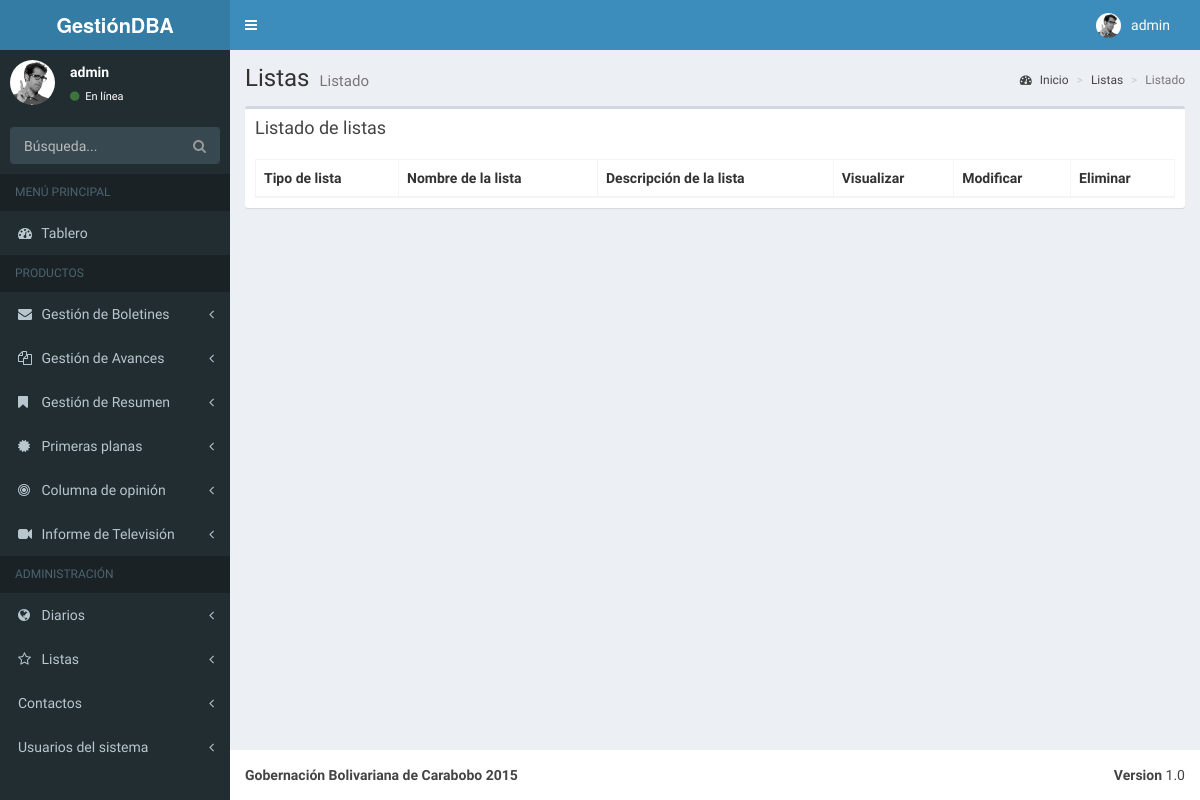
/administracion/listas/ (signed in), run on an earlier commit of the app's database.
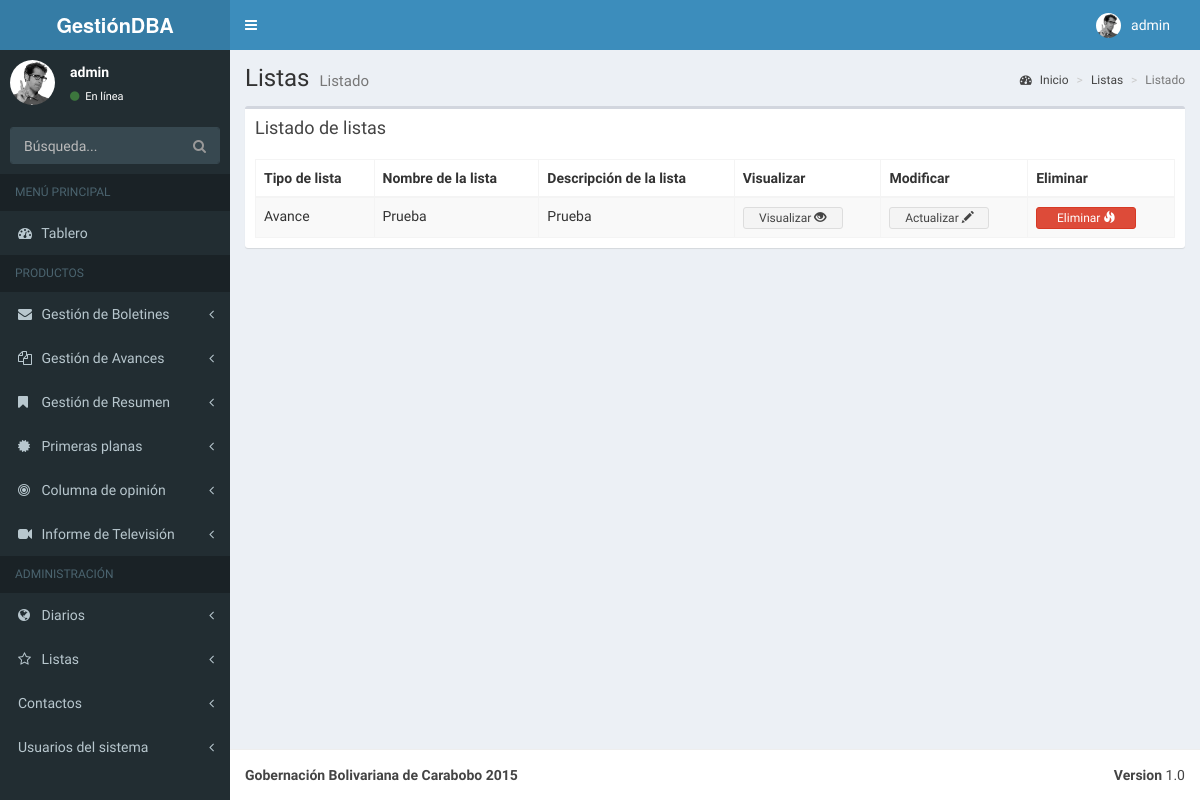
And on a later commit of the database.
### BoletinAvances/apps/listas/models.py (models this page shows, shortened)
class Listas(models.Model):
    tipo_lista = models.CharField(max_length=20, choices=TIPO_LISTA, default='Boletin', verbose_name='Tipo de lista')
    nombre_lista = models.CharField(max_length=100, verbose_name='Nombre de la lista', unique=True)
    descripcion_lista = models.TextField(max_length=1000, verbose_name='Descripcion de la lista')
    class Meta:
        verbose_name_plural = "Agregar Listas"
        ordering = ('nombre_lista', )

### BoletinAvances/apps/listas/views.py (the view)
class ListasListView(ListView):
    model = ListasForm
    queryset = Listas.objects.order_by('id')
    context_object_name = "Listas"
    template_name = "listas/listas.html"

### BoletinAvances/templates/listas/listas.html
{% extends 'menu/menu.html' %}
{% block content-wrapper %}
{% load static %}
        <section class="content-header">
          <h1>
            Listas
            <small>Listado</small>
          </h1>
          <ol class="breadcrumb">
            <li><a href="#"><i class="fa fa-dashboard"></i> Inicio</a></li>
            <li><a href="#">Listas</a></li>
            <li class="active">Listado</li>
          </ol>
        </section>
        <section class="content">
          <div class="row">
            <div class="col-xs-12">
              <div class="box">
                <div class="box-header">
                  <h3 class="box-title">Listado de listas</h3>
                </div>
                <div class="box-body">
                  <table id="example1" class="table table-bordered table-striped">
                    <thead>
                      <tr>
						<th>Tipo de lista</th>
						<th>Nombre de la lista</th>
						<th>Descripción de la lista</th>
						<th style="font-weight: bold;">Visualizar</th>
						<th style="font-weight: bold;">Modificar</th>
						<th style="font-weight: bold;">Eliminar</th>
                      </tr>
                    </thead>
                    <tbody>
					  {% for p in Listas %}
                      <tr>
						<td>{{ p.tipo_lista }}</td>
						<td>{{ p.nombre_lista }}</td>
						<td>{{ p.descripcion_lista }}</td>
						<td><a href="{% url 'singlelistas_view' p.id %}"><button style="width:100px" type="button" class="btn btn-default btn-xs">Visualizar <span class="glyphicon glyphicon-eye-open"></span></button></a></td>
						<td><a href="{% url 'listas_update' p.id %}"><button style="width:100px" type="button" class="btn btn-default btn-xs">Actualizar <span class="glyphicon glyphicon-pencil"></span></button></a></td>
						<td><a href="{% url 'listas_delete' p.id %}"><button style="width:100px" type="button" class="btn btn-danger btn-xs">Eliminar <span class="glyphicon glyphicon-fire"></span></button></a></td>
                      </tr>
                      {% endfor %}
                    </tbody>
                  </table>
                </div>
              </div>
            </div>
          </div>
        </section>
{% endblock %}

What changed in the data, as far as the page shows it:
added Listas: tipo_lista "Avance", nombre_lista "Prueba", descripcion_lista "Prueba"
